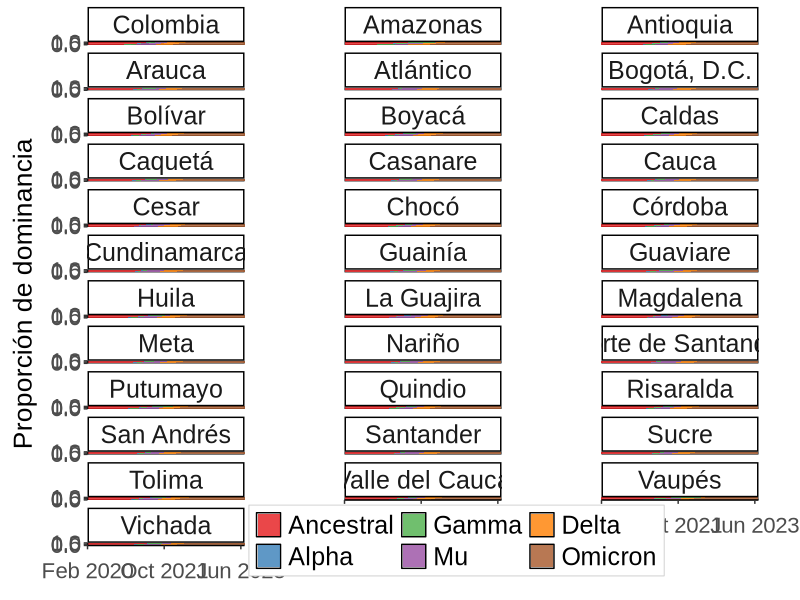

This chart was generated by the following R code: (Note: this script raises an error after producing the figure.)
library(readr)
library(dplyr)
library(lubridate)
library(tidyr)
library(stringr)
library(ggplot2)
library(RColorBrewer)
library(forcats)

rm(list=ls())

#Datos
conso_domin_d <- read_csv("data/data_cap_001/df_dominancias.csv")

domin_est <- conso_domin_d |> 
  dplyr::select(Date, Departamento, cepa, valor_est)

#Traer a Colombia a la base:
conso_domin_colombia <- domin_est |>
  mutate(Departamento = "Colombia")

#Data set con todo (Colombia + Departamentos):
domin_col<- bind_rows(domin_est, conso_domin_colombia) 


# Preprocesamiento
conso_domin_d <- domin_col |>
  mutate(
    variant = factor(ifelse(cepa == "Otros", "Ancestral", cepa), 
                     levels = c("Ancestral", "Alpha", "Gamma", "Mu", "Delta", "Omicron")),
    Departamento = fct_relevel(Departamento, "Colombia")  
  )

# Paleta de colores
colores <- brewer.pal(8, "Set1")[-6]  

# Gráfico
gr_dominancia_departamental <- ggplot(conso_domin_d, aes(x = Date, y = valor_est, fill = variant)) +
  geom_area(position = "stack", alpha = 0.8) +
  facet_wrap(~ Departamento, 
             ncol = 3) +
  xlab("") + 
  ylab("Proporción de dominancia") +
  coord_cartesian(ylim = c(0,1), 
                  xlim = c(as.Date("2020-02-01"), as.Date("2023-06-30")))+
  scale_fill_manual(values = colores, breaks = levels(conso_domin_d$variant)) +
  scale_x_date(breaks = seq(as.Date("2020-02-01"), as.Date("2023-06-30"), by = "20 month"),
               date_labels = "%b %Y",
               expand = c(0, 0)) +
  scale_y_continuous(n.breaks = 3)+
  theme_classic(base_family = "Arial") +
  theme(
    strip.text = element_text(size = 18),
    axis.text.x = element_text(size = 16, margin = margin(t = 10)),
    axis.text.y = element_text(size = 16),
    axis.title.y = element_text(size = 19, margin = margin(l=10, r = 10)),
    legend.title = element_blank(),
    legend.text = element_text(size = 18),
    legend.direction = "horizontal",
    legend.box = "horizontal",
    legend.position = c(0.55,0.01),
    legend.background = element_rect(fill = "white", color = "gray80", size = 0.3),
    panel.spacing.x = unit(5, "lines"),  
    panel.background = element_rect(colour = "black", linetype = "solid"),
    plot.margin = margin(r=30,t=5)
  )

gr_dominancia_departamental

ggsave("outputs/grafic_cap_001/f11_dominvarian.jpg",
       plot = gr_dominancia_departamental, 
       width = 14, 
       height = 18,
       dpi = 300)

